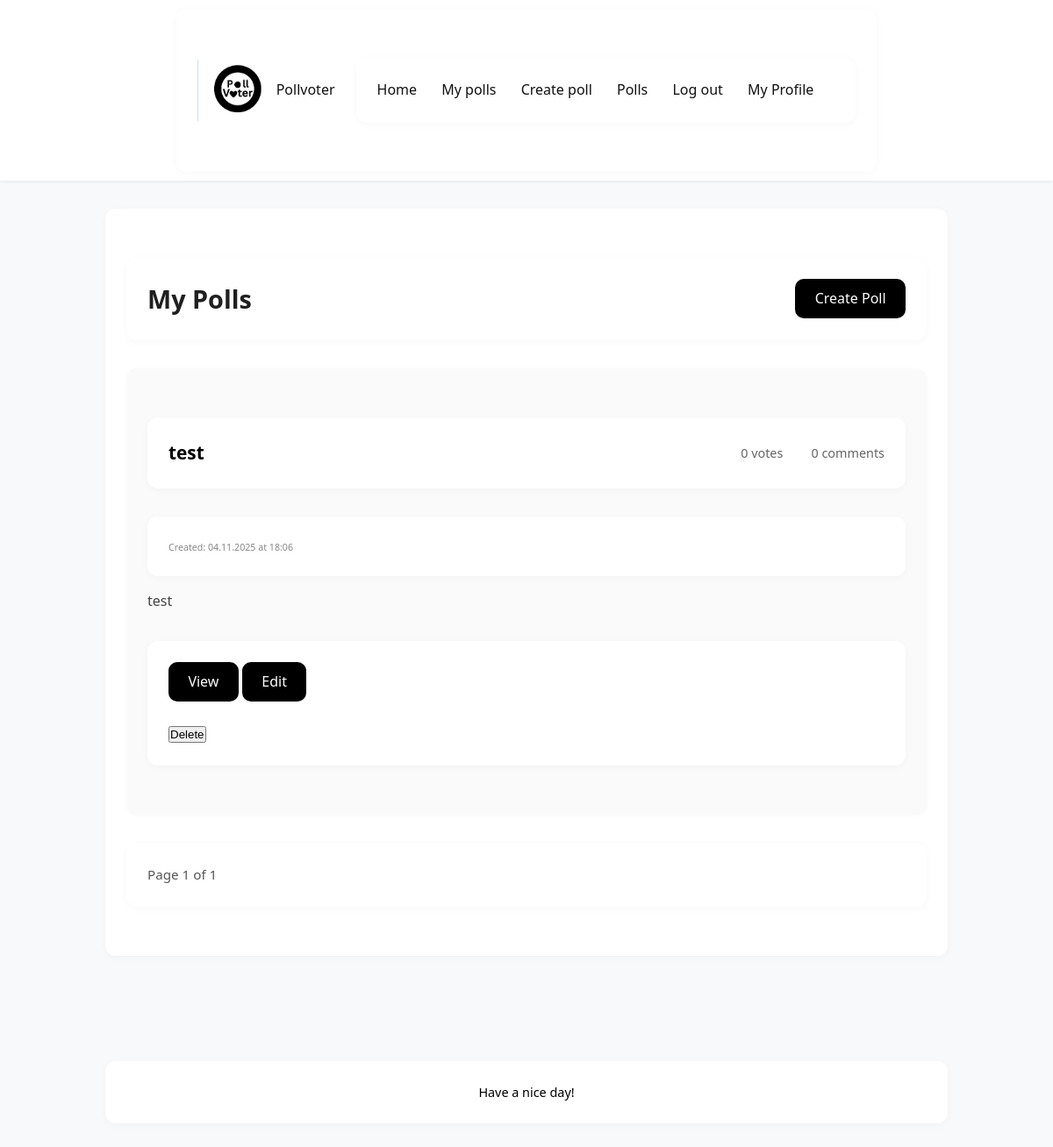
Before: /my_polls (signed in) with the older database file.
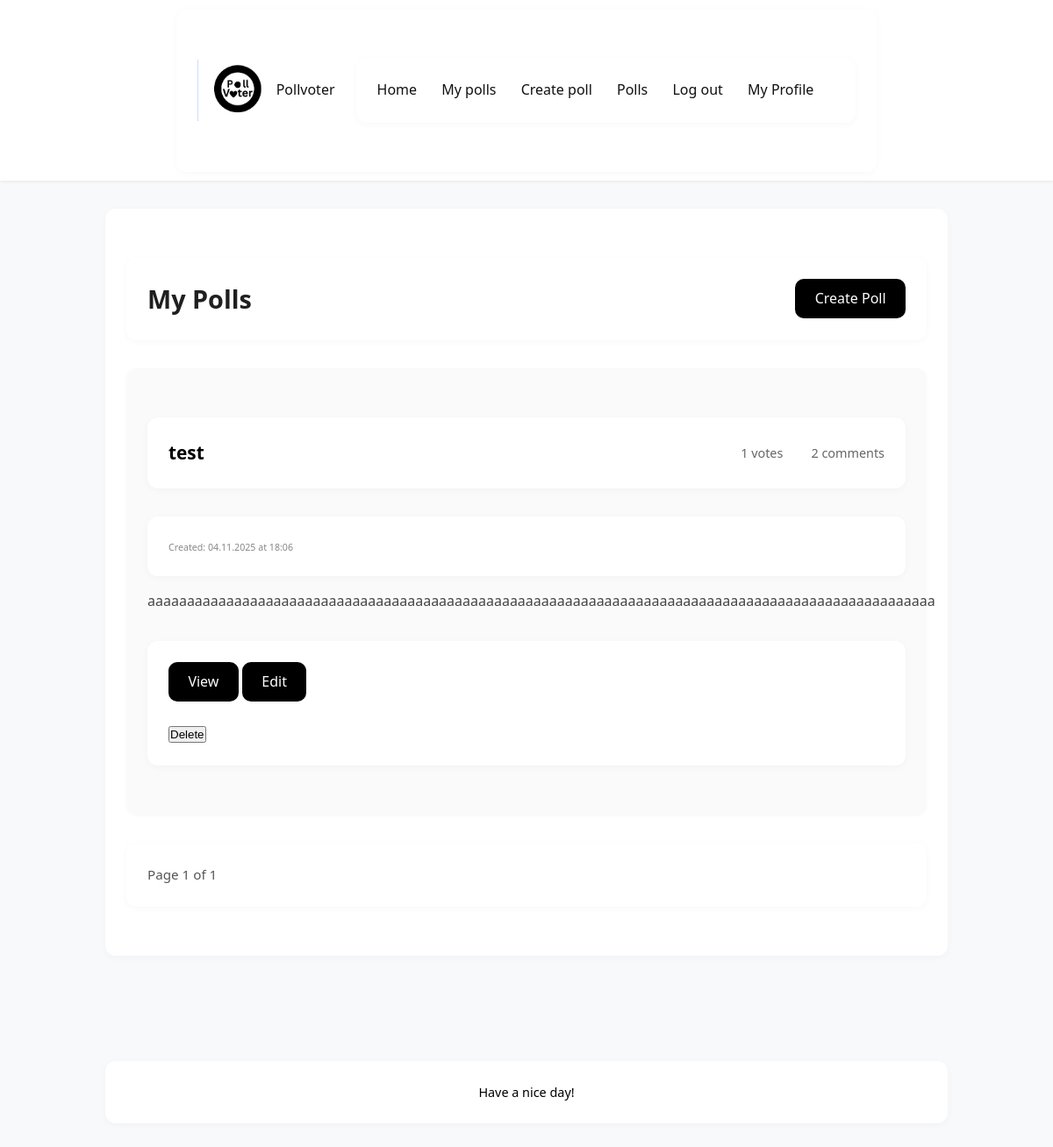
After: the same page with the newer database file.
### app/models.py (models this page shows)
class Poll(db.Model):
    __tablename__ = "poll"
    id = Column(Integer, primary_key=True)
    title = Column(Text, nullable=False)
    description = Column(String(120))
    created_at = Column(DateTime, default=datetime.now)
    user_id = Column(Integer, ForeignKey("user.id"), nullable=False)
    author = relationship("User", back_populates="polls")
    comments = relationship("Comment", back_populates="poll", cascade="all, delete-orphan")
    options = relationship("PollOption", back_populates="poll", cascade="all, delete-orphan")
    votes = relationship("Vote", back_populates="poll", cascade="all, delete-orphan")
    def getvotecount(self):
        return len(self.votes)

### app/routes.py (the view)
@polls.route("/my_polls")
@login_required
def my_polls():
    page = request.args.get("page", 1, type=int)
    user_polls = Poll.query.filter_by(user_id = current_user.id).order_by(Poll.created_at.desc()).paginate(page=page, per_page=2)
    return render_template("my_polls.html", polls = user_polls)

### app/__init__.py (called while the page is built)
def create_app():
    app = Flask(__name__)
    app.config['SECRET_KEY'] = 'your_secret_key'
    app.config['SQLALCHEMY_DATABASE_URI'] = 'sqlite:///pollvoter.db'
    app.config['SQLALCHEMY_TRACK_MODIFICATIONS'] = False
    app.config["UPLOAD_FOLDER"] = "static/uploads"
    app.config["PFP_FOLDER"] =  "app/static/uploads/pfp"
    db.init_app(app)
    login_manager.init_app(app)
    migrate.init_app(app, db)
    app.register_blueprint(auth)
    app.register_blueprint(main)
    app.register_blueprint(polls)
    @login_manager.user_loader
    def load_user(userid):
        return User.query.get(int(userid))
    return app

### app/templates/my_polls.html (shortened to what this page needs)
{% extends "base.html" %}
{% block content %}
<div class="polls-header">
    <h2>My Polls</h2>
    <a href="{{ url_for('polls.create_poll') }}" class="btn btn-primary">Create Poll</a>
</div>
{% if polls.items %}
    {% for poll in polls.items %}
    <div class="poll-card">
        <div class="poll-header">
            <h3><a href="{{ url_for('polls.poll_detail', poll_id=poll.id) }}">{{ poll.title }}</a></h3>
            <span class="poll-stats">
                 {{ poll.getvotecount() }} votes
                 {{ poll.comments|length }} comments
            </span>
        </div>
        <div class="poll-meta">
            <small class="poll-date">Created: {{ poll.created_at.strftime('%d.%m.%Y at %H:%M') }}</small>
        </div>
        {% if poll.description %}
        <p class="poll-description">{{ poll.description }}</p>
        {% endif %}
        <div class="poll-actions">
            <a href="{{ url_for('polls.poll_detail', poll_id=poll.id) }}" class="btn btn-primary">View</a>
            <a href="{{ url_for('polls.edit_poll', poll_id=poll.id) }}" class="btn btn-primary">Edit</a>
            <form action="{{url_for('polls.delete_poll', poll_id = poll.id)}}" method="POST">
                <button type="submit" onclick="return confirm('Do you want to delete this poll?')">Delete</button>
            </form>
        </div>
    </div>
    {% endfor %}
    <div class="pagination">
        <span class="page-info">Page {{ polls.page }} of {{ polls.pages }}</span>
    </div>
{% else %}
    <div class="no-polls">
        <p>You haven't created any polls yet. <a href="{{ url_for('polls.create_poll') }}">Create the first one!</a></p>
    </div>
{% endif %}
{% endblock %}

Changed rows visible on the page:
changed Poll "test": getvotecount "0" → "1"; comments|length "0" → "2"; description "test" → "aaaaaaaaaaaaaaaaaaaaaaaaaaaaaaaaaaaaaaaaaaaaaaaaaaaaaaaaaaaaaaaaaaaaaaaaaaaaaaaaaaaaaaaaaaaaaaaaaaaa"
